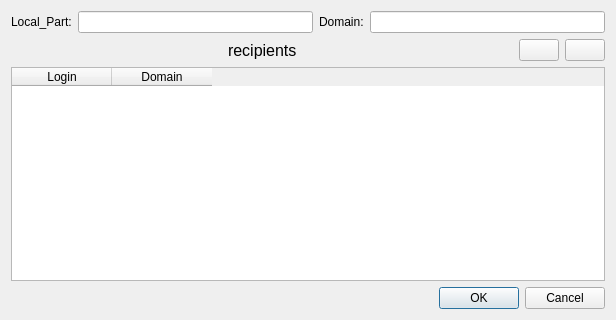
<ui version="4.0" >
 <class>DialogAddAliases</class>
 <widget class="QDialog" name="DialogAddAliases" >
  <property name="geometry" >
   <rect>
    <x>0</x>
    <y>0</y>
    <width>616</width>
    <height>320</height>
   </rect>
  </property>
  <property name="windowTitle" >
   <string>Aliases Add</string>
  </property>
  <layout class="QVBoxLayout" name="verticalLayout" >
   <item>
    <layout class="QHBoxLayout" name="horizontalLayout_2" >
     <item>
      <widget class="QLabel" name="label" >
       <property name="text" >
        <string>Local_Part:</string>
       </property>
      </widget>
     </item>
     <item>
      <widget class="QLineEdit" name="lineEdit_Local_Part" />
     </item>
     <item>
      <widget class="QLabel" name="label_2" >
       <property name="text" >
        <string>Domain:</string>
       </property>
      </widget>
     </item>
     <item>
      <widget class="QLineEdit" name="lineEdit_Domain" />
     </item>
    </layout>
   </item>
   <item>
    <layout class="QHBoxLayout" name="horizontalLayout" >
     <item>
      <spacer name="horizontalSpacer" >
       <property name="orientation" >
        <enum>Qt::Horizontal</enum>
       </property>
       <property name="sizeHint" stdset="0" >
        <size>
         <width>40</width>
         <height>20</height>
        </size>
       </property>
      </spacer>
     </item>
     <item>
      <widget class="QLabel" name="label_3" >
       <property name="font" >
        <font>
         <pointsize>12</pointsize>
        </font>
       </property>
       <property name="text" >
        <string>recipients</string>
       </property>
      </widget>
     </item>
     <item>
      <spacer name="horizontalSpacer_2" >
       <property name="orientation" >
        <enum>Qt::Horizontal</enum>
       </property>
       <property name="sizeHint" stdset="0" >
        <size>
         <width>40</width>
         <height>20</height>
        </size>
       </property>
      </spacer>
     </item>
     <item>
      <widget class="QPushButton" name="pushButton_Add" >
       <property name="text" >
        <string/>
       </property>
       <property name="icon" >
        <iconset resource="image.qrc" >
         <normaloff>:/plus/images/plus.png</normaloff>:/plus/images/plus.png</iconset>
       </property>
       <property name="iconSize" >
        <size>
         <width>16</width>
         <height>16</height>
        </size>
       </property>
      </widget>
     </item>
     <item>
      <widget class="QPushButton" name="pushButton_Deleted" >
       <property name="text" >
        <string/>
       </property>
       <property name="icon" >
        <iconset resource="image.qrc" >
         <normaloff>:/minus/images/minus.png</normaloff>:/minus/images/minus.png</iconset>
       </property>
      </widget>
     </item>
    </layout>
   </item>
   <item>
    <widget class="QTableWidget" name="tableWidget_recipients" >
     <column>
      <property name="text" >
       <string>Login</string>
      </property>
     </column>
     <column>
      <property name="text" >
       <string>Domain</string>
      </property>
     </column>
    </widget>
   </item>
   <item>
    <widget class="QDialogButtonBox" name="buttonBox" >
     <property name="orientation" >
      <enum>Qt::Horizontal</enum>
     </property>
     <property name="standardButtons" >
      <set>QDialogButtonBox::Cancel|QDialogButtonBox::Ok</set>
     </property>
    </widget>
   </item>
  </layout>
 </widget>
 <resources>
  <include location="image.qrc" />
 </resources>
 <connections>
  <connection>
   <sender>buttonBox</sender>
   <signal>rejected()</signal>
   <receiver>DialogAddAliases</receiver>
   <slot>reject()</slot>
   <hints>
    <hint type="sourcelabel" >
     <x>295</x>
     <y>307</y>
    </hint>
    <hint type="destinationlabel" >
     <x>286</x>
     <y>274</y>
    </hint>
   </hints>
  </connection>
 </connections>
</ui>
